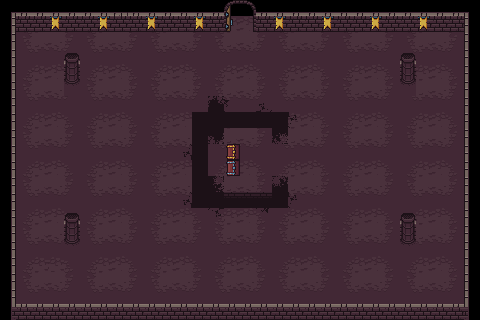

Tiled map render using the project's own tile images. Description and the map definition, with tile-layer contents summarised, below:
An orthogonal 30x20 tile map with 16x16 px tiles, 5 tile layers (Piso, Precipicio, Objetos, Pared, ...) and 12 objects.

<map version="1.10" tiledversion="1.11.2" orientation="orthogonal" renderorder="right-down" width="30" height="20" tilewidth="16" tileheight="16" infinite="0" nextlayerid="11" nextobjectid="46">
 <tileset firstgid="1" source="texturas.tsx" />
 <layer id="2" name="Piso" width="30" height="20">
  <data>[600 cells, 536 non-empty, 14 distinct tile ids]</data>
 </layer>
 <layer id="5" name="Precipicio" width="30" height="20">
  <data>[600 cells, 26 non-empty, 8 distinct tile ids]</data>
 </layer>
 <layer id="6" name="Objetos" width="30" height="20">
  <data>[600 cells, 13 non-empty, 5 distinct tile ids]</data>
 </layer>
 <layer id="1" name="Pared" width="30" height="20">
  <data>[600 cells, 66 non-empty, 11 distinct tile ids]</data>
 </layer>
 <layer id="3" name="Bordes" width="30" height="20">
  <data>[600 cells, 94 non-empty, 6 distinct tile ids]</data>
 </layer>
 <objectgroup id="9" name="colisiones">
  <object id="6" x="475.333" y="20.6667" height="13.3333" />
  <object id="12" x="464.5" y="12" width="4" height="308.5">
   <properties>
    <property name="colision" type="bool" value="true" />
   </properties>
  </object>
  <object id="14" x="11.5" y="12.5" width="4" height="307.5">
   <properties>
    <property name="colision" type="bool" value="true" />
   </properties>
  </object>
  <object id="26" x="66.3182" y="52.8864" width="11.25" height="15.4772">
   <properties>
    <property name="colision" type="bool" value="true" />
   </properties>
  </object>
  <object id="35" x="225.976" y="144.155" width="13.1028" height="3.16879">
   <properties>
    <property name="colision" type="bool" value="true" />
   </properties>
  </object>
  <object id="36" x="225.838" y="156.416" width="13.498" height="7.10063">
   <properties>
    <property name="colision" type="bool" value="true" />
   </properties>
  </object>
  <object id="37" x="17.7576" y="302.962" width="447.833" height="3.94694">
   <properties>
    <property name="colision" type="bool" value="true" />
   </properties>
  </object>
  <object id="38" x="256.459" y="11.822" width="207.083" height="3.68937">
   <properties>
    <property name="colision" type="bool" value="true" />
   </properties>
  </object>
  <object id="39" x="15.9585" y="12.1099" width="207.083" height="3.96208">
   <properties>
    <property name="colision" type="bool" value="true" />
   </properties>
  </object>
  <object id="43" x="66.375" y="213.261" width="11.25" height="15.4772">
   <properties>
    <property name="colision" type="bool" value="true" />
   </properties>
  </object>
  <object id="44" x="402.625" y="53.0114" width="11.25" height="15.4772">
   <properties>
    <property name="colision" type="bool" value="true" />
   </properties>
  </object>
  <object id="45" x="402.125" y="213.261" width="11.25" height="15.4772">
   <properties>
    <property name="colision" type="bool" value="true" />
   </properties>
  </object>
 </objectgroup>
</map>
